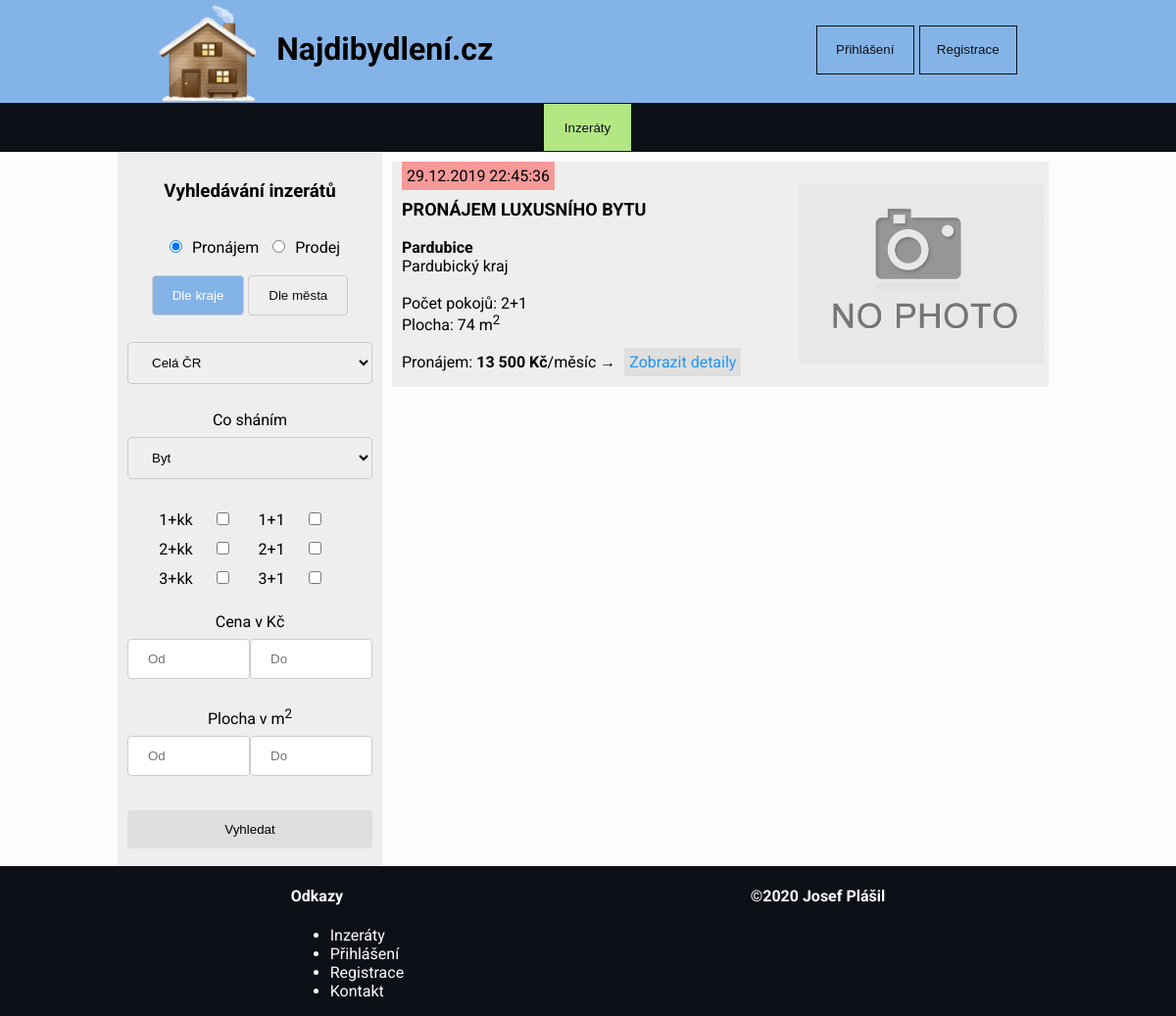
The page / on the database its author committed.
### tables this page shows
CREATE TABLE IF NOT EXISTS `rooms`
(
    `room_id` INT(2)      NOT NULL AUTO_INCREMENT,
    `name`    VARCHAR(10) NOT NULL,
    PRIMARY KEY (`room_id`)
);

CREATE TABLE IF NOT EXISTS `items`
(
    `item_id`                INT(5)      NOT NULL AUTO_INCREMENT,
    `publication_date`       DATETIME    NOT NULL,
    `modification_date`      DATETIME    NULL,
    `price`                  INT(7)      NOT NULL,
    `area`                   INT(6)      NOT NULL,
    `users_user_id`          INT(6)      NOT NULL,
    `categories_category_id` INT(2)      NOT NULL,
    `title`                  VARCHAR(45) NOT NULL,
    `description`            TEXT        NOT NULL,
    `rooms_room_id`          INT(2)      NOT NULL,
    `cities_city_id`         INT         NOT NULL,
    `type`                   VARCHAR(45) NOT NULL,
    PRIMARY KEY (`item_id`),
    INDEX `fk_ITEM_USERS1_idx` (`users_user_id` ASC),
    INDEX `fk_ITEM_CATEGORY1_idx` (`categories_category_id` ASC),
    INDEX `fk_ITEMS_ROOMS1_idx` (`rooms_room_id` ASC),
    INDEX `fk_items_cities1_idx` (`cities_city_id` ASC),
    CONSTRAINT `fk_ITEM_USERS1`
        FOREIGN KEY (`users_user_id`)
            REFERENCES `users` (`user_id`)
            ON DELETE NO ACTION
            ON UPDATE NO ACTION,
    CONSTRAINT `fk_ITEM_CATEGORY1`
        FOREIGN KEY (`categories_category_id`)
            REFERENCES `categories` (`category_id`)
            ON DELETE NO ACTION
            ON UPDATE NO ACTION,
    CONSTRAINT `fk_ITEMS_ROOMS1`
        FOREIGN KEY (`rooms_room_id`)
            REFERENCES `rooms` (`room_id`)
            ON DELETE NO ACTION
            ON UPDATE NO ACTION,
    CONSTRAINT `fk_items_cities1`
        FOREIGN KEY (`cities_city_id`)
            REFERENCES `cities` (`city_id`)
            ON DELETE NO ACTION
            ON UPDATE NO ACTION
);

CREATE TABLE IF NOT EXISTS `cities`
(
    `city_id`           INT         NOT NULL AUTO_INCREMENT,
    `name`              VARCHAR(45) NOT NULL,
    `regions_region_id` INT         NOT NULL,
    PRIMARY KEY (`city_id`),
    INDEX `fk_cities_regions1_idx` (`regions_region_id` ASC),
    CONSTRAINT `fk_cities_regions1`
        FOREIGN KEY (`regions_region_id`)
            REFERENCES `regions` (`region_id`)
            ON DELETE NO ACTION
            ON UPDATE NO ACTION
);

CREATE TABLE IF NOT EXISTS `regions`
(
    `region_id` INT(2)      NOT NULL AUTO_INCREMENT,
    `name`      VARCHAR(75) NOT NULL,
    PRIMARY KEY (`region_id`)
);

CREATE TABLE IF NOT EXISTS `images`
(
    `image_id`      INT          NOT NULL AUTO_INCREMENT,
    `name`          VARCHAR(75)  NOT NULL,
    `path`          VARCHAR(256) NOT NULL,
    `items_item_id` INT(5)       NOT NULL,
    PRIMARY KEY (`image_id`),
    INDEX `fk_images_items1_idx` (`items_item_id` ASC),
    CONSTRAINT `fk_images_items1`
        FOREIGN KEY (`items_item_id`)
            REFERENCES `items` (`item_id`)
            ON DELETE NO ACTION
            ON UPDATE NO ACTION
);

### data/function.php (called while the page is built, shortened)
<?php
$dbServername = "localhost";
$dbUsername = "root";
$dbPassword = "Database1001";
$dbName = 'db_dev';
function getRegions() {
    global $dbServername, $dbUsername, $dbPassword, $dbName;
    $conn = new mysqli($dbServername, $dbUsername, $dbPassword, $dbName);
    $sql = "SELECT * FROM regions";
    return $conn->query($sql);
}
function getCategories() {
    global $dbServername, $dbUsername, $dbPassword, $dbName;
    $conn = new mysqli($dbServername, $dbUsername, $dbPassword, $dbName);
    $sql = "SELECT * FROM categories";
    return $conn->query($sql);
}
function getRooms() {
    global $dbServername, $dbUsername, $dbPassword, $dbName;
    $conn = new mysqli($dbServername, $dbUsername, $dbPassword, $dbName);
    $sql = "SELECT * FROM rooms";
    return $conn->query($sql);
}
function getAllItems($type) {
    global $dbServername, $dbUsername, $dbPassword, $dbName;
    $conn = new mysqli($dbServername, $dbUsername, $dbPassword, $dbName);
    $sql = "SELECT item_id, publication_date, modification_date, price, area, users.username,categories.name AS category,
       title, items.description, cities.name AS city, regions.name AS region, rooms.name AS room, type FROM items
                JOIN users ON items.USERS_user_id=user_id
                JOIN categories ON items.categories_category_id = categories.category_id
                JOIN cities ON items.cities_city_id = cities.city_id
                JOIN regions on cities.regions_region_id = region_id
                LEFT JOIN rooms on items.ROOMS_room_id = room_id
                WHERE type = '$type'
                ORDER BY modification_date DESC";
    return $conn->query($sql);
}
function getPictures($id) {
    global $dbServername, $dbUsername, $dbPassword, $dbName;
    $conn = new mysqli($dbServername, $dbUsername, $dbPassword, $dbName);
    $sql = "SELECT * FROM images WHERE items_item_id = $id";
    return $conn->query($sql);
}

### page/search-form.php (the view, shortened to what this page needs)
<div class="search-form">
    <form name="form-values" action="" method="post">
        <label><input type="radio" name="radio1" value="Pronájem" <?php
            if (isset($_POST["radio1"])){
                if ($_POST["radio1"] == 'Pronájem'){
                    echo "checked";
                }
            }
            ?> checked>Pronájem</label>
        <label><input type="radio" name="radio1" value="Prodej" <?php
            if (isset($_POST["radio1"])){
                if ($_POST["radio1"] == 'Prodej'){
                    echo "checked";
                }
            }
            ?>>Prodej</label>
        <br><br>
        <div id="choice-buttons">
            <button type="button" id="button-region" class="sidenav-button sidenav-button-active">Dle kraje</button>
            <button type="button" id="button-city" class="sidenav-button">Dle města</button>
        </div>
        <br>
        <div id="search-region">
            <label><select name="region">
                <?php
                $regions = getRegions();
                $selectedRegion = '';
                if ($regions->num_rows > 0) {
                    while ($rowRegion = $regions->fetch_assoc()) {
                        $region = $rowRegion['name'];
                        ?>
                        <option <?php
                            if ($selectedRegion == $region) {
                                echo "selected";
                            }
                        ?>
                        <?php echo ">$region</option>";
                    }
                }
                ?>
                </select></label>
            <br><br>
        </div>
        <label>Co sháním
            <select name="category" id="selectCategory" onchange="categoryChange()">
                <?php
                $categories = getCategories();
                $selectedCategory = '';
                if ($categories->num_rows > 0) {
                    while ($rowCategory = $categories->fetch_assoc()) {
                        $category = $rowCategory['name'];
                        ?>
                        <option <?php echo "value=$category"?><?php
                            if ($selectedCategory == $category) {
                                echo " selected";
                            }
                            echo ">$category </option>";
                    }
                }
                ?>
            </select>
            <br>
        </label>
        <div id="form-search-checkboxs">
            <br>
            <?php
            $rooms = getRooms();
            if ($rooms->num_rows > 0) {
                while ($rowRoom = $rooms->fetch_assoc()) {
                    $room = $rowRoom['name'];
                    echo "<label>$room
                        <input type='checkbox' name='rooms[]' value='$room'";?><?php
                        echo "></label>";
                }
            }
            ?>
        </div><br>
        <label>Cena v Kč</label>
            <div class="search-from-to">
                <label><input type="text" placeholder="Od" name="priceFrom" value="<?php
                        echo (isset($_POST["priceFrom"]))?$_POST["priceFrom"]:'';
                    ?>">
                </label>
                <label><input type="text" placeholder="Do" name="priceTo" value="<?php
                    echo (isset($_POST["priceTo"]))?$_POST["priceTo"]:'';
                    ?>">
                </label>
            </div>
        <br><br>
        <label>Plocha v m<sup>2</sup></label>
            <div class="search-from-to">
                <label><input type="text" placeholder="Od" name="areaFrom" value="<?php
                    echo (isset($_POST["areaFrom"]))?$_POST["areaFrom"]:'';
                    ?>">
                </label>
                <label><input type="text" placeholder="Do" name="areaTo" value="<?php
                    echo (isset($_POST["areaTo"]))?$_POST["areaTo"]:'';
                    ?>">
                </label>
            </div>
        <br><br>
        <input type="submit" value="Vyhledat" name="search">
    </form>
</div>

### page/items.php (shortened to what this page needs)
<?php
if (isset($_POST["search"])) {
    $typeValue = $_POST["radio1"];
    $cityValue = $_POST["city"];
    $regionValue = $_POST["region"];
    $categoryValue = $_POST["category"];
    if (isset($_POST["rooms"])) {
        $roomsValues = $_POST["rooms"];
    } else {
        $roomsValues = '';
    }
    $priceFrom = $_POST["priceFrom"];
    $priceTo = $_POST["priceTo"];
    $areaFrom = $_POST["areaFrom"];
    $areaTo = $_POST["areaTo"];
    $items = getItems($typeValue, $cityValue, $regionValue, $categoryValue, $roomsValues,
        $priceFrom, $priceTo, $areaFrom, $areaTo);
} else {
    $type ='Pronájem';
    $items = getAllItems($type);
}
if ($items->num_rows > 0) {
    while ($rowItem = $items->fetch_assoc()) {
        $itemId = $rowItem["item_id"];
        try {
            $modificationDate = date_format(new DateTime($rowItem["modification_date"]), "d.m.Y H:i:s");
        } catch (Exception $e){echo 'Message: ' .$e->getMessage();}
        $price = number_format($rowItem["price"], 0, '.', ' ');
        $area = $rowItem["area"];
        $title = $rowItem["title"];
        $city = $rowItem["city"];
        $region = $rowItem["region"];
        $room = $rowItem["room"];
        $type = $rowItem["type"];
        $pictures = getPictures($itemId);
        ?>
        <div class="item-row">
            <?php
            echo "
            <div class='information'>
                <span class='item-date'>$modificationDate</span><br><br>
                <span class='item-title'>$title</span><br><br>
                <span><b>$city</b></span><br>
                <span>$region</span><br><br>
                <span>Počet pokojů: $room</span><br>
                <span>Plocha: $area m<sup>2</sup></span><br><br>
            ";
            if ($type == 'Pronájem'){
                echo "<span>Pronájem: <b>$price Kč</b>/měsíc</span>";
            } else if ($type == 'Prodej') {
                echo "<span>Prodej: <b>$price Kč</b></span>";
            }
            echo "
                &rarr; <a class=\"information-link\" href=\"?page=details&item=$itemId\">Zobrazit&nbsp;detaily</a>
            </div>
            ";
            if ($pictures->num_rows > 0) {
                $rowPicture = $pictures->fetch_assoc();
                $pictureName = $rowPicture["name"];
                $picturePath = $rowPicture["path"];
                echo "
                <div class='image-container'>
                    <img src= '$picturePath' alt='$pictureName'>
                </div>
                ";
            } else {
                echo "
                <div class='image-container'>
                    <img src= './img/no-image.PNG' alt='no-image'>
                </div>
                ";
            }
            ?>
        </div>
        <?php
    }
} else {
    echo "
    <div style=\"text-align: center\">
        <h4>Zadaným parametrům neodpovídá žádný inzerát.</h4>
    </div>";
}

### style/layout.css (style rules this page uses)
body, html { height: 100%; background-color: #fcfcfc; }
body { font-family: 'Roboto', sans-serif; position: relative; margin: 0; }
.login-register-form input, select { width: 100%; padding: 12px 20px; margin: 8px 0; display: inline-block; border: 1px solid #ccc; border-radius: 4px; box-sizing: border-box; }
.sidenav-button { border: 1px solid #ccc; border-radius: 4px; box-sizing: border-box; background: #eee; color: #0d1117; padding: 12px 20px; cursor: pointer; }
.sidenav-button-active { background-color: #84B3E7; color: white; cursor: pointer; }
.search-form input[type=text], input[type=submit], select { width: 100%; padding: 12px 20px; margin: 8px 0; display: inline-block; border: 1px solid #ccc; border-radius: 4px; box-sizing: border-box; }
.search-form input[type=radio] { cursor: pointer; margin: 0 10px 0 10px; }
.search-form input[type=checkbox] { cursor: pointer; margin: 0 20px 0 20px; }
.search-form input[type=submit] { cursor: pointer; background: #dedede; width: 100%; padding: 12px 20px; border: none; }
#form-search-checkboxs label { padding: 5px; white-space: nowrap; line-height: 30px; }
.search-from-to { display: inline-flex; }
.search-from-to label { white-space: nowrap; }
.item-row { background: #eeeeee; width: 100%; height: 230px; margin-bottom: 10px; }
.information { padding-left: 10px; float: left; }
.item-title { font-size: 18px; font-weight: bold; text-transform: uppercase; }
.item-date { float: left; padding: 5px; background: #f69999; }
.information-link { text-decoration: none; color: #2196F3; background: #dedede; padding: 5px; margin-left: 5px; }
.image-container { float: right; padding: 5px; height: 220px; width: 250px; display: flex; align-items: center; justify-content: center; }
.image-container img { max-width: 100%; max-height: 100%; }

### rows shown on the page
rooms: name "1+kk"
rooms: name "1+1"
rooms: name "2+kk"
rooms: name "2+1"
rooms: name "3+kk"
rooms: name "3+1"
items: modification_date "29.12.2019 22:45:36", title "PRONÁJEM LUXUSNÍHO BYTU", cities_city.name "Pardubice", regions.name "Pardubický kraj", rooms_room.name "2+1", area "74", price "13 500", images.path+name (placeholder picture)

### other values the page prints
form field region "Celá ČR"
form field category "Byt"
